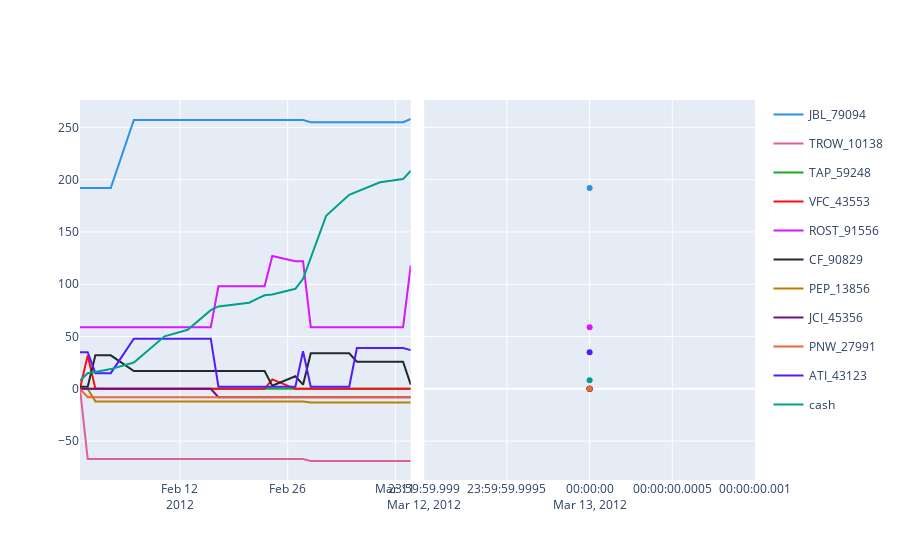

Notebook code for this chart:
### Code cell
fig = go.Figure()
#create two subfigures using plotly's subplots
fig = make_subplots(rows=1, cols=2, shared_yaxes=True, horizontal_spacing=0.02)

for i, col in enumerate(df.columns):
    fig.add_trace(
        go.Scatter(
            x=df.index,
            y=df[col],
            name=col,
            line_color = px.colors.qualitative.Dark24[i],
            legendgroup=f'group{i}',
        ),
        row=1,
        col=1
    )
    fig.add_trace(
        go.Scatter(
            x=[end_portf.name.strftime("%Y-%m-%d")],
            y=[end_portf[col]],
            name=col,
            line_color = px.colors.qualitative.Dark24[i],
            legendgroup=f'group{i}',
            showlegend=False,
        ),
        row=1,
        col=2
    )

fig
